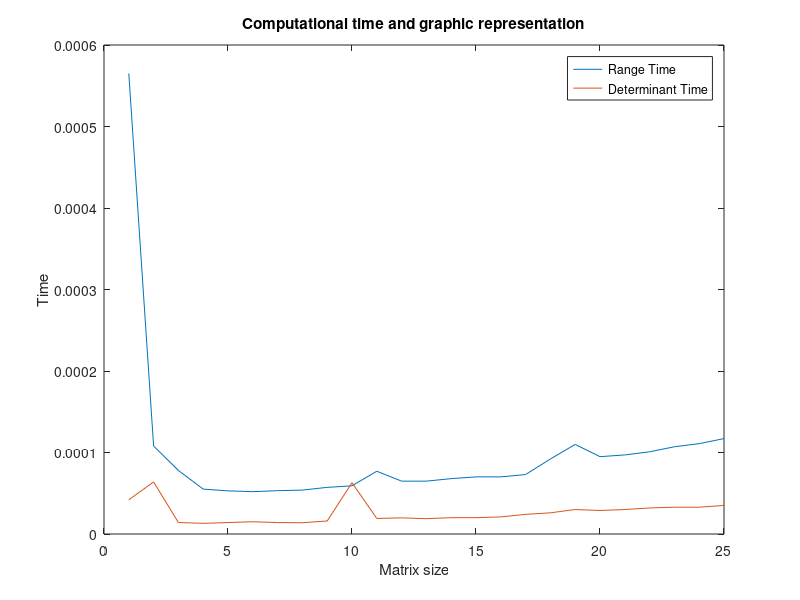

Recreate this plot in MATLAB.
% LINES THAT ALWAYS HAVE TO BE: 
% clear variables, 
% close opened windows 
% and clean the comand windows
%-------------------------------------------------------------------------%
clear variables;
close all;
clc;
%-------------------------------------------------------------------------%

% EXERCISE 4: STORAGE FOR THE COMPUTATIONAL TIME.

%{ Matrix with times format:
... rang_time_1  det_time_1
... rang_time_2  det_time_2
...
... rang_time_25 det_time_25
%}
times = zeros(25, 2); % In order to optimizes times, we create a matrix
                      % with zeros, that later is going to be fill in.

% Computes the range and determinant for matrices from 1x1 to 25x25.
for i = 1 : 25
   % 1. Fill-in with random values.
     matrix = rand(i, i);
   
   % 2. Obtain the time necessary for each operation
       % Range
       tic              % Start a stopwath timer for range
       rank(matrix);
       t_ran = toc;     % Returns the elapse time in t_ran
       % Determinant
       tic              % Start a stopwath timer for determinant
       det(matrix);
       t_det = toc;     % Returns the elapse time in t_det

       % Time for the specific matrix is added to the vector with the times.
       times(i, :) = [t_ran, t_det];
end
% 3. Representate the times in the same graphic
    % Graph is generated with the times
    plot(times)
% 4. Adding title, axis label and egend
    % Title
    title('Computational time and graphic representation')
    % Axis
    xlabel('Matrix size')
    ylabel('Time')
    % Legend
    legend('Range Time', 'Determinant Time')
